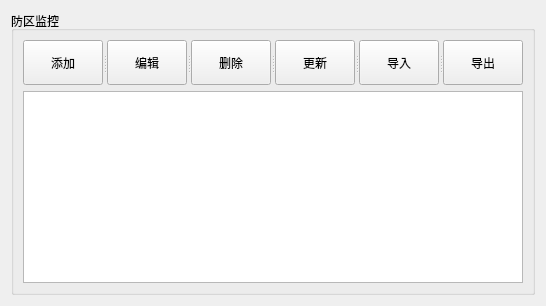
        <widget class="QWidget" name="page_3">
         <layout class="QGridLayout" name="gridLayout_4">
          <item row="0" column="0">
           <widget class="QGroupBox" name="groupBox_11">
            <property name="title">
             <string>防区监控</string>
            </property>
            <layout class="QGridLayout" name="gridLayout_9">
             <item row="0" column="0">
              <widget class="QSplitter" name="splitter_2">
               <property name="orientation">
                <enum>Qt::Horizontal</enum>
               </property>
               <widget class="QPushButton" name="pushButton_8">
                <property name="minimumSize">
                 <size>
                  <width>0</width>
                  <height>45</height>
                 </size>
                </property>
                <property name="text">
                 <string>添加</string>
                </property>
                <property name="icon">
                 <iconset resource="../other/main.qrc">
                  <normaloff>:/image/add.png</normaloff>:/image/add.png</iconset>
                </property>
               </widget>
               <widget class="QPushButton" name="pushButton_9">
                <property name="minimumSize">
                 <size>
                  <width>0</width>
                  <height>45</height>
                 </size>
                </property>
                <property name="text">
                 <string>编辑</string>
                </property>
                <property name="icon">
                 <iconset resource="../other/main.qrc">
                  <normaloff>:/image/edit.png</normaloff>:/image/edit.png</iconset>
                </property>
               </widget>
               <widget class="QPushButton" name="pushButton_10">
                <property name="minimumSize">
                 <size>
                  <width>0</width>
                  <height>45</height>
                 </size>
                </property>
                <property name="text">
                 <string>删除</string>
                </property>
                <property name="icon">
                 <iconset resource="../other/main.qrc">
                  <normaloff>:/image/delete.png</normaloff>:/image/delete.png</iconset>
                </property>
               </widget>
               <widget class="QPushButton" name="pushButton_11">
                <property name="minimumSize">
                 <size>
                  <width>0</width>
                  <height>45</height>
                 </size>
                </property>
                <property name="text">
                 <string>更新</string>
                </property>
                <property name="icon">
                 <iconset resource="../other/main.qrc">
                  <normaloff>:/image/update.png</normaloff>:/image/update.png</iconset>
                </property>
               </widget>
               <widget class="QPushButton" name="pushButton_12">
                <property name="minimumSize">
                 <size>
                  <width>0</width>
                  <height>45</height>
                 </size>
                </property>
                <property name="text">
                 <string>导入</string>
                </property>
                <property name="icon">
                 <iconset resource="../other/main.qrc">
                  <normaloff>:/image/Import.png</normaloff>:/image/Import.png</iconset>
                </property>
               </widget>
               <widget class="QPushButton" name="pushButton_13">
                <property name="minimumSize">
                 <size>
                  <width>0</width>
                  <height>45</height>
                 </size>
                </property>
                <property name="text">
                 <string>导出</string>
                </property>
                <property name="icon">
                 <iconset resource="../other/main.qrc">
                  <normaloff>:/image/denglu1.png</normaloff>:/image/denglu1.png</iconset>
                </property>
               </widget>
              </widget>
             </item>
             <item row="1" column="0">
              <widget class="QTableView" name="tableView_2"/>
             </item>
            </layout>
           </widget>
          </item>
         </layout>
        </widget>
